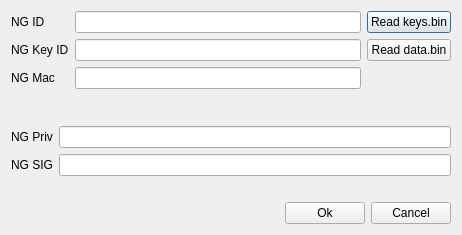
<?xml version="1.0" encoding="UTF-8"?>
<ui version="4.0">
 <class>NgDialog</class>
 <widget class="QDialog" name="NgDialog">
  <property name="geometry">
   <rect>
    <x>0</x>
    <y>0</y>
    <width>462</width>
    <height>235</height>
   </rect>
  </property>
  <property name="windowTitle">
   <string>NG Stuff</string>
  </property>
  <layout class="QGridLayout" name="gridLayout">
   <item row="0" column="0">
    <layout class="QVBoxLayout" name="verticalLayout_2">
     <item>
      <layout class="QHBoxLayout" name="horizontalLayout_3">
       <item>
        <layout class="QFormLayout" name="formLayout">
         <item row="0" column="0">
          <widget class="QLabel" name="label_ngid">
           <property name="text">
            <string>NG ID</string>
           </property>
          </widget>
         </item>
         <item row="0" column="1">
          <widget class="QLineEdit" name="lineEdit_ngID">
           <property name="maxLength">
            <number>16</number>
           </property>
          </widget>
         </item>
         <item row="1" column="0">
          <widget class="QLabel" name="label_ngKeyId">
           <property name="text">
            <string>NG Key ID</string>
           </property>
          </widget>
         </item>
         <item row="1" column="1">
          <widget class="QLineEdit" name="lineEdit_ngKeyId">
           <property name="maxLength">
            <number>16</number>
           </property>
          </widget>
         </item>
         <item row="2" column="1">
          <widget class="QLineEdit" name="lineEdit_ngMac">
           <property name="maxLength">
            <number>24</number>
           </property>
          </widget>
         </item>
         <item row="2" column="0">
          <widget class="QLabel" name="label_ngMac">
           <property name="text">
            <string>NG Mac</string>
           </property>
          </widget>
         </item>
        </layout>
       </item>
       <item>
        <layout class="QVBoxLayout" name="verticalLayout">
         <item>
          <widget class="QPushButton" name="pushButton_keys">
           <property name="text">
            <string>Read keys.bin</string>
           </property>
          </widget>
         </item>
         <item>
          <widget class="QPushButton" name="pushButton_existingSave">
           <property name="text">
            <string>Read data.bin</string>
           </property>
          </widget>
         </item>
         <item>
          <spacer name="verticalSpacer">
           <property name="orientation">
            <enum>Qt::Vertical</enum>
           </property>
           <property name="sizeHint" stdset="0">
            <size>
             <width>20</width>
             <height>40</height>
            </size>
           </property>
          </spacer>
         </item>
        </layout>
       </item>
      </layout>
     </item>
     <item>
      <layout class="QHBoxLayout" name="horizontalLayout_2">
       <item>
        <widget class="QLabel" name="label_ngPriv">
         <property name="text">
          <string>NG Priv</string>
         </property>
        </widget>
       </item>
       <item>
        <widget class="QLineEdit" name="lineEdit_ngPriv">
         <property name="maxLength">
          <number>120</number>
         </property>
        </widget>
       </item>
      </layout>
     </item>
     <item>
      <layout class="QHBoxLayout" name="horizontalLayout">
       <item>
        <widget class="QLabel" name="label_ngSig">
         <property name="text">
          <string>NG SIG</string>
         </property>
        </widget>
       </item>
       <item>
        <widget class="QLineEdit" name="lineEdit_ngSig">
         <property name="maxLength">
          <number>200</number>
         </property>
        </widget>
       </item>
      </layout>
     </item>
    </layout>
   </item>
   <item row="1" column="0">
    <widget class="QLabel" name="label_message">
     <property name="text">
      <string/>
     </property>
    </widget>
   </item>
   <item row="2" column="0">
    <layout class="QHBoxLayout" name="horizontalLayout_4">
     <item>
      <spacer name="horizontalSpacer">
       <property name="orientation">
        <enum>Qt::Horizontal</enum>
       </property>
       <property name="sizeHint" stdset="0">
        <size>
         <width>40</width>
         <height>20</height>
        </size>
       </property>
      </spacer>
     </item>
     <item>
      <widget class="QPushButton" name="pushButton_ok">
       <property name="text">
        <string>Ok</string>
       </property>
      </widget>
     </item>
     <item>
      <widget class="QPushButton" name="pushButton_cancel">
       <property name="text">
        <string>Cancel</string>
       </property>
      </widget>
     </item>
    </layout>
   </item>
  </layout>
 </widget>
 <resources/>
 <connections/>
</ui>
